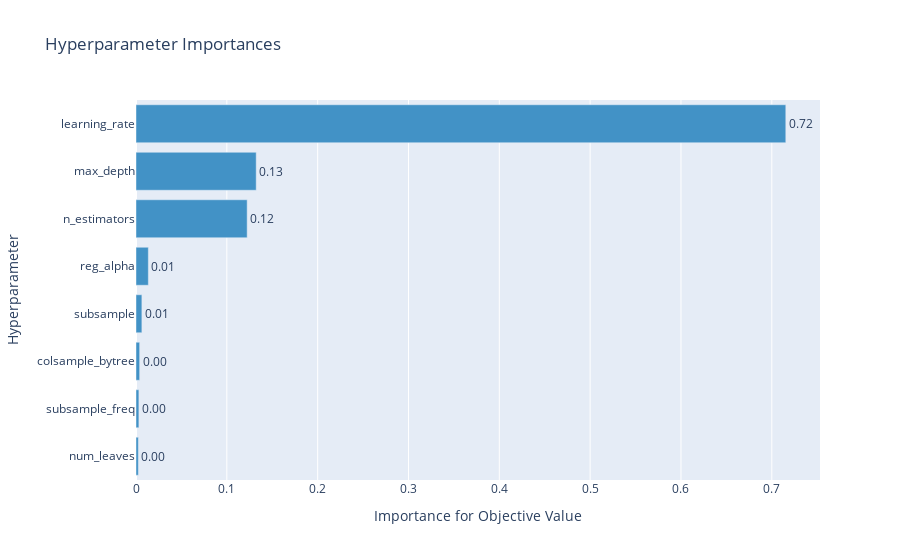

The code cell stored with this chart in its notebook:
### Code cell
plot_param_importances(study)

### Figure 1 — Plotly figure (JSON) as saved in the notebook; plotly's stock layout.template omitted (floating-point values rounded to 4 significant figures)
{"data": [{"cliponaxis": false, "hovertemplate": ["num_leaves (IntUniformDistribution): 0.0026003221913215094<extra></extra>", "subsample_freq (IntUniformDistribution): 0.0031813540038883406<extra></extra>", "colsample_bytree (UniformDistribution): 0.004025194226908565<extra></extra>", "subsample (UniformDistribution): 0.0064729823052551575<extra></extra>", "reg_alpha (LogUniformDistribution): 0.013581531216450417<extra></extra>", "n_estimators (IntUniformDistribution): 0.12239165588573701<extra></extra>", "max_depth (IntUniformDistribution): 0.13233224674368504<extra></extra>", "learning_rate (LogUniformDistribution): 0.7154147134267537<extra></extra>"], "marker": {"color": "rgb(66,146,198)"}, "orientation": "h", "text": ["0.0026003221913215094", "0.0031813540038883406", "0.004025194226908565", "0.0064729823052551575", "0.013581531216450417", "0.12239165588573701", "0.13233224674368504", "0.7154147134267537"], "textposition": "outside", "texttemplate": "%{text:.2f}", "type": "bar", "x": [0.0026, 0.003181, 0.004025, 0.006473, 0.01358, 0.1224, 0.1323, 0.7154], "y": ["num_leaves", "subsample_freq", "colsample_bytree", "subsample", "reg_alpha", "n_estimators", "max_depth", "learning_rate"]}], "layout": {"showlegend": false, "title": {"text": "Hyperparameter Importances"}, "xaxis": {"title": {"text": "Importance for Objective Value"}}, "yaxis": {"title": {"text": "Hyperparameter"}}}}
